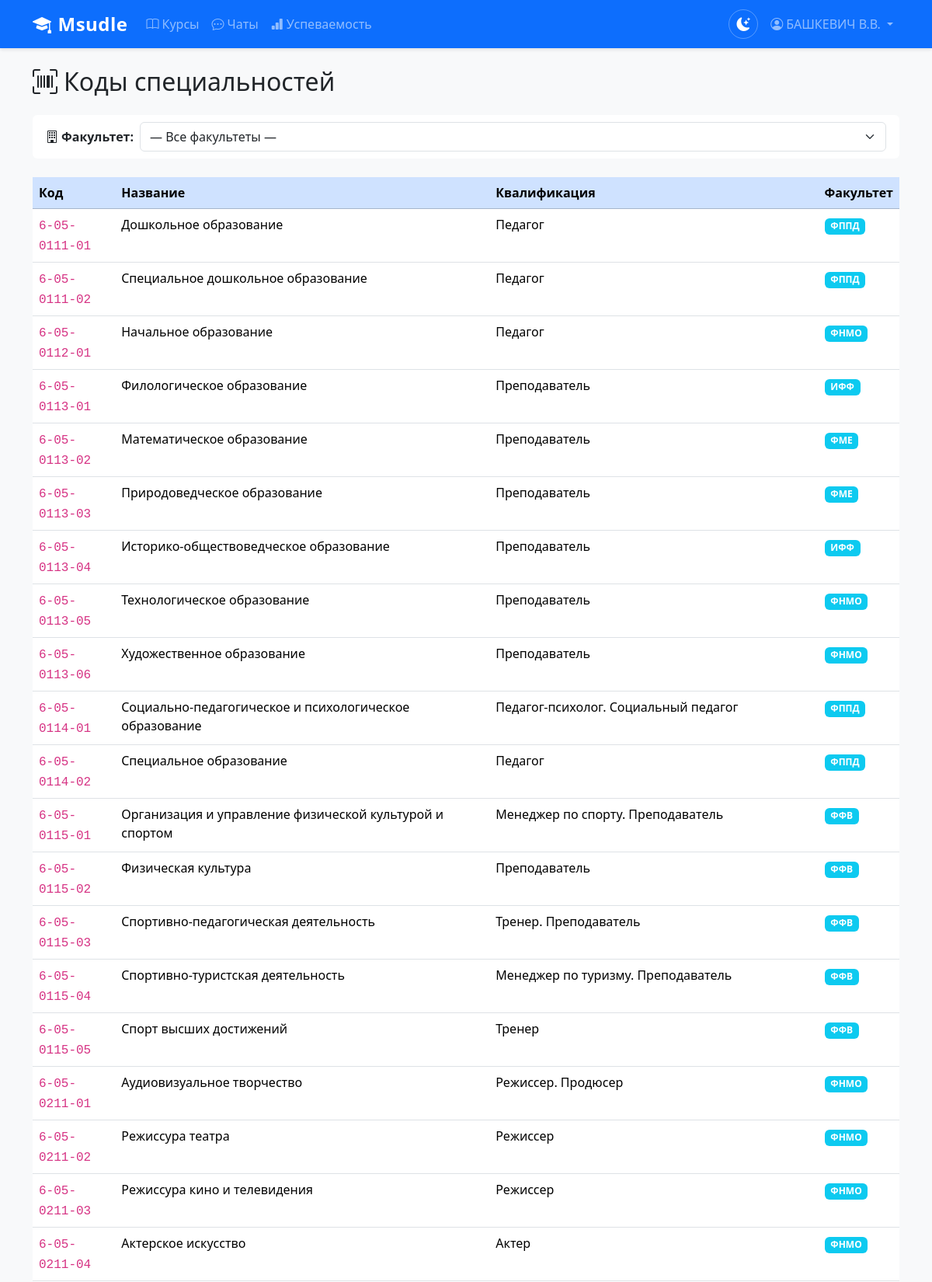
Screenshot of /umo/ (signed in, upper part) with the database file from the repository.
### students/models.py (models this page shows, shortened)
class Student(models.Model):
    fio = models.CharField(max_length=300, verbose_name='ФИО')
    group = models.ForeignKey(
        StudentGroup,
        on_delete=models.CASCADE,
        related_name='students',
        verbose_name='Группа',
        null=True,
        blank=True,
    )
    login = models.CharField(
        max_length=100,
        unique=True,
        verbose_name='Логин',
        help_text='Используется для входа в систему',
        default='',
    )
    record_book_number = models.CharField(
        max_length=50,
        blank=True,
        default='',
        verbose_name='Номер зачётной книжки',
        help_text='Необязательное поле',
    )
    password = models.CharField(max_length=128, verbose_name='Пароль (хэш)', default='')
    last_login = models.DateTimeField(null=True, blank=True, verbose_name='Последний вход')
    class Meta:
        verbose_name = 'Студент'
        verbose_name_plural = 'Студенты'
    @property
    def is_authenticated(self):
        return True

### umo/models.py (models this page shows, shortened)
class Shifr(models.Model):
    code = models.CharField(max_length=20, verbose_name='Код', help_text='Пример: 6-05-0612-01, 1-40-01-01')
    name = models.CharField(max_length=300, null=True, blank=True, verbose_name='Название')
    qualification = models.CharField(max_length=300, null=True, blank=True, verbose_name='Квалификация')
    faculty = models.ForeignKey(
        Faculty,
        on_delete=models.SET_NULL,
        null=True,
        blank=True,
        related_name='shifrs',
        verbose_name='Факультет',
        help_text='Факультет, к которому относится данный код специальности',
    )
    class Meta:
        verbose_name = 'Код специальности'
        verbose_name_plural = 'Коды специальностей'

### structure/models.py (models this page shows, shortened)
class Faculty(models.Model):
    university = models.ForeignKey(
        University,
        on_delete=models.CASCADE,
        related_name='faculties',
        verbose_name='Университет',
    )
    full_name = models.CharField(max_length=500, verbose_name='Полное наименование')
    short_name = models.CharField(max_length=100, verbose_name='Краткое наименование')
    identifier = models.CharField(
        max_length=50,
        unique=True,
        null=True,
        blank=True,
        verbose_name='Идентификатор',
        help_text='Для внутренних нужд, не отображается в интерфейсе',
    )
    dean = models.ForeignKey(
        User,
        on_delete=models.SET_NULL,
        null=True,
        blank=True,
        related_name='faculties_as_dean',
        verbose_name='Декан',
    )
    group_numbers = models.CharField(
        max_length=200,
        null=True,
        blank=True,
        verbose_name='Номера групп',
        help_text='Через запятую: первые цифры номеров групп этого факультета, например: 1,2,3',
    )
    class Meta:
        verbose_name = 'Факультет'
        verbose_name_plural = 'Факультеты'
    def __init__(self, *args, **kwargs):
        super().__init__(*args, **kwargs)
        self._initial_dean = self.dean if self.pk else None

### umo/views.py (the view)
# urls.py: path('', views.shifr_list, name='shifr_list'),
def shifr_list(request):
    faculty_id = request.GET.get('faculty', '')
    faculties = Faculty.objects.all()
    shifrs = Shifr.objects.select_related('faculty').order_by('code')
    if faculty_id:
        shifrs = shifrs.filter(faculty_id=faculty_id)
    return render(request, 'umo/shifr_list.html', {
        'shifrs': shifrs,
        'faculties': faculties,
        'selected_faculty': int(faculty_id) if faculty_id else None,
    })

### accounts/templatetags/short_name.py (called while the page is built)
@register.filter
def short_name(value):
    if value is None:
        return ''
    if hasattr(value, 'last_name') and hasattr(value, 'first_name'):
        last = value.last_name
        first = value.first_name
        initials = ''.join(p[0].upper() + '.' for p in first.split() if p) if first else ''
        return f'{last} {initials}'.strip() if last else value.get_username()
    if hasattr(value, 'fio'):
        parts = value.fio.strip().split()
        if len(parts) >= 2:
            last = parts[0]
            initials = ''.join(p[0].upper() + '.' for p in parts[1:])
            return f'{last} {initials}'
        return value.fio
    return str(value)

### templates/umo/shifr_list.html (shortened to what this page needs)
{% extends "base.html" %}
{% block content %}
<div class="container mt-4">
    <div class="d-flex justify-content-between align-items-center mb-4">
        <h2 class="mb-0">
            <i class="bi bi-upc-scan me-2"></i>Коды специальностей
        </h2>
    </div>
    <div class="card mb-4">
        <div class="card-body py-2">
            <form method="get" class="row g-2 align-items-center">
                <div class="col-auto">
                    <label for="facultyFilter" class="col-form-label fw-semibold">
                        <i class="bi bi-building me-1"></i>Факультет:
                    </label>
                </div>
                <div class="col-auto flex-grow-1">
                    <select name="faculty" id="facultyFilter" class="form-select" onchange="this.form.submit()">
                        <option value="">— Все факультеты —</option>
                    </select>
                </div>
            </form>
        </div>
    </div>
    {% if shifrs %}
    <div class="table-responsive">
        <table class="table table-hover">
            <thead class="table-primary">
                <tr>
                    <th>Код</th>
                    <th>Название</th>
                    <th>Квалификация</th>
                    <th>Факультет</th>
                </tr>
            </thead>
            <tbody>
                {% for shifr in shifrs %}
                <tr>
                    <td><code class="fs-6">{{ shifr.code }}</code></td>
                    <td>{{ shifr.name|default:"—" }}</td>
                    <td>{{ shifr.qualification|default:"—" }}</td>
                    <td>
                        {% if shifr.faculty %}
                        <span class="badge bg-info">{{ shifr.faculty.short_name|default:shifr.faculty.full_name }}</span>
                        {% else %}
                        <span class="text-muted">—</span>
                        {% endif %}
                    </td>
                </tr>
                {% endfor %}
            </tbody>
        </table>
    </div>
    {% else %}
    <div class="text-center py-5 text-muted">
        <i class="bi bi-upc-scan" style="font-size: 3rem;"></i>
        <p class="mt-3 fs-5">Коды не найдены</p>
    </div>
    {% endif %}
</div>
{% endblock %}

### templates/base.html (shortened to what this page needs)
{% load static %}{% load short_name %}
<!DOCTYPE html>
<html lang="ru">
<head>
    <link href="{% static 'css/bootstrap.min.css' %}" rel="stylesheet">
    <link href="{% static 'css/bootstrap-icons.css' %}" rel="stylesheet">
    <link href="{% static 'css/main.css' %}" rel="stylesheet">
</head>
<body>
    <nav class="navbar navbar-expand-lg navbar-dark bg-primary">
        <div class="container">
            <a class="navbar-brand" href="{% url 'index' %}">
                <i class="bi bi-mortarboard-fill me-2"></i>Msudle
            </a>
            <div class="collapse navbar-collapse" id="navbarNav">
                <ul class="navbar-nav me-auto">
                    <li class="nav-item">
                        <a class="nav-link" href="{% url 'dashboard' %}">
                            <i class="bi bi-book me-1"></i>Курсы
                        </a>
                    </li>
                    {% if user.is_authenticated %}
                    <li class="nav-item">
                        <a class="nav-link" href="{% url 'chat:list' %}">
                            <i class="bi bi-chat-dots me-1"></i>Чаты
                        </a>
                    </li>
                    {% endif %}
                    {% if user.is_authenticated and user.fio|default:'' %}
                    <li class="nav-item">
                        <a class="nav-link" href="{% url 'student_home' %}">
                            <i class="bi bi-bar-chart-fill me-1"></i>Успеваемость
                        </a>
                    </li>
                    {% endif %}
                </ul>
                <ul class="navbar-nav">
                    <li class="nav-item d-flex align-items-center">
                        <button class="theme-toggle" id="themeToggle" title="Переключить тему">
                            <i class="bi bi-moon-stars-fill"></i>
                        </button>
                    </li>
                    {% if user.is_authenticated %}
                        {% if user.fio|default:'' %}
                            <li class="nav-item dropdown">
                                <a class="nav-link dropdown-toggle" href="#" id="userDropdown" role="button"
                                   data-bs-toggle="dropdown" aria-expanded="false">
                                    <i class="bi bi-person-circle me-1"></i>{{ user|short_name }}
                                </a>
                            </li>
                        {% endif %}
                    {% endif %}
                </ul>
            </div>
        </div>
    </nav>
    <main>
        {% block content %}{% endblock %}
    </main>
</body>
</html>

### static/css/main.css (style rules this page uses)
:root { --bg-body: #f8f9fa; --bg-card: #ffffff; --text-primary: #212529; --text-muted: #6c757d; --border-card: transparent; --shadow-card: 0 0.5rem 1rem rgba(0, 0, 0, 0.15); --bg-light-section: #f8f9fa; --footer-bg: #212529; --hero-bg: #0d6efd; --navbar-bg: #0d6efd; --input-bg: #ffffff; --input-border: #dee2e6; --input-text: #212529; --dropdown-bg: #ffffff; --dropdown-text: #212529; --dropdown-hover: #f8f9fa; --text-white: #ffffff; }
body { font-family: 'Segoe UI', Tahoma, Geneva, Verdana, sans-serif; display: flex; flex-direction: column; min-height: 100vh; background-color: var(--bg-body); color: var(--text-primary); transition: background-color 0.3s ease, color 0.3s ease; }
main { flex: 1; }
.card { transition: transform 0.3s ease, box-shadow 0.3s ease, background-color 0.3s ease; background-color: var(--bg-card); border-color: var(--border-card); color: var(--text-primary); }
.navbar { box-shadow: 0 2px 4px rgba(0, 0, 0, 0.1); }
.navbar.bg-primary { background-color: var(--navbar-bg) !important; transition: background-color 0.3s ease; }
.navbar-brand { font-size: 1.5rem; font-weight: 700; letter-spacing: 0.5px; }
.theme-toggle { background: none; border: 1px solid rgba(255,255,255,0.3); color: #fff; border-radius: 50%; width: 38px; height: 38px; display: flex; align-items: center; justify-content: center; cursor: pointer; transition: background-color 0.2s ease, border-color 0.2s ease; margin-left: auto; margin-right: 8px; }
.theme-toggle i { font-size: 1.1rem; }

### rows the page displays
Student: fio "БАШКЕВИЧ В.В."
Shifr: code "6-05-0111-01", name "Дошкольное образование", qualification "Педагог", faculty.short_name "ФППД"
Shifr: code "6-05-0111-02", name "Специальное дошкольное образование", qualification "Педагог", faculty.short_name "ФППД"
Shifr: code "6-05-0112-01", name "Начальное образование", qualification "Педагог", faculty.short_name "ФНМО"
Shifr: code "6-05-0113-01", name "Филологическое образование", qualification "Преподаватель", faculty.short_name "ИФФ"
Shifr: code "6-05-0113-02", name "Математическое образование", qualification "Преподаватель", faculty.short_name "ФМЕ"
Shifr: code "6-05-0113-03", name "Природоведческое образование", qualification "Преподаватель", faculty.short_name "ФМЕ"
Shifr: code "6-05-0113-04", name "Историко-обществоведческое образование", qualification "Преподаватель", faculty.short_name "ИФФ"
Shifr: code "6-05-0113-05", name "Технологическое образование", qualification "Преподаватель", faculty.short_name "ФНМО"
Shifr: code "6-05-0113-06", name "Художественное образование", qualification "Преподаватель", faculty.short_name "ФНМО"
Shifr: code "6-05-0114-01", name "Социально-педагогическое и психологическое образование", qualification "Педагог-психолог. Социальный педагог", faculty.short_name "ФППД"
Shifr: code "6-05-0114-02", name "Специальное образование", qualification "Педагог", faculty.short_name "ФППД"
Shifr: code "6-05-0115-01", name "Организация и управление физической культурой и спортом", qualification "Менеджер по спорту. Преподаватель", faculty.short_name "ФФВ"
Shifr: code "6-05-0115-02", name "Физическая культура", qualification "Преподаватель", faculty.short_name "ФФВ"
Shifr: code "6-05-0115-03", name "Спортивно-педагогическая деятельность", qualification "Тренер. Преподаватель", faculty.short_name "ФФВ"
Shifr: code "6-05-0115-04", name "Спортивно-туристская деятельность", qualification "Менеджер по туризму. Преподаватель", faculty.short_name "ФФВ"
Shifr: code "6-05-0115-05", name "Спорт высших достижений", qualification "Тренер", faculty.short_name "ФФВ"
Shifr: code "6-05-0211-01", name "Аудиовизуальное творчество", qualification "Режиссер. Продюсер", faculty.short_name "ФНМО"
Shifr: code "6-05-0211-02", name "Режиссура театра", qualification "Режиссер", faculty.short_name "ФНМО"
Shifr: code "6-05-0211-03", name "Режиссура кино и телевидения", qualification "Режиссер", faculty.short_name "ФНМО"
Shifr: code "6-05-0211-04", name "Актерское искусство", qualification "Актер", faculty.short_name "ФНМО"
